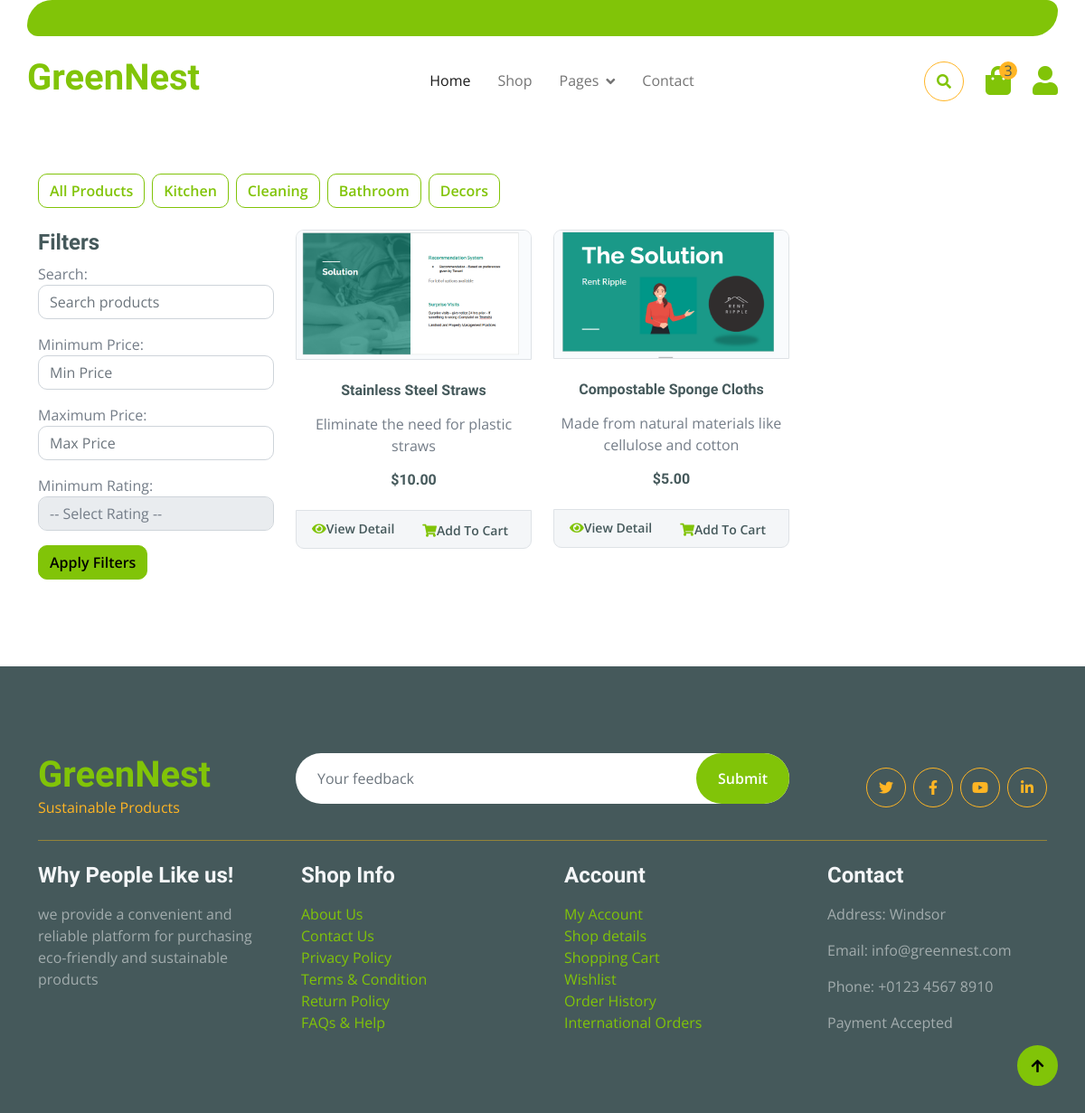
/shop/, run on an earlier commit of the app's database.
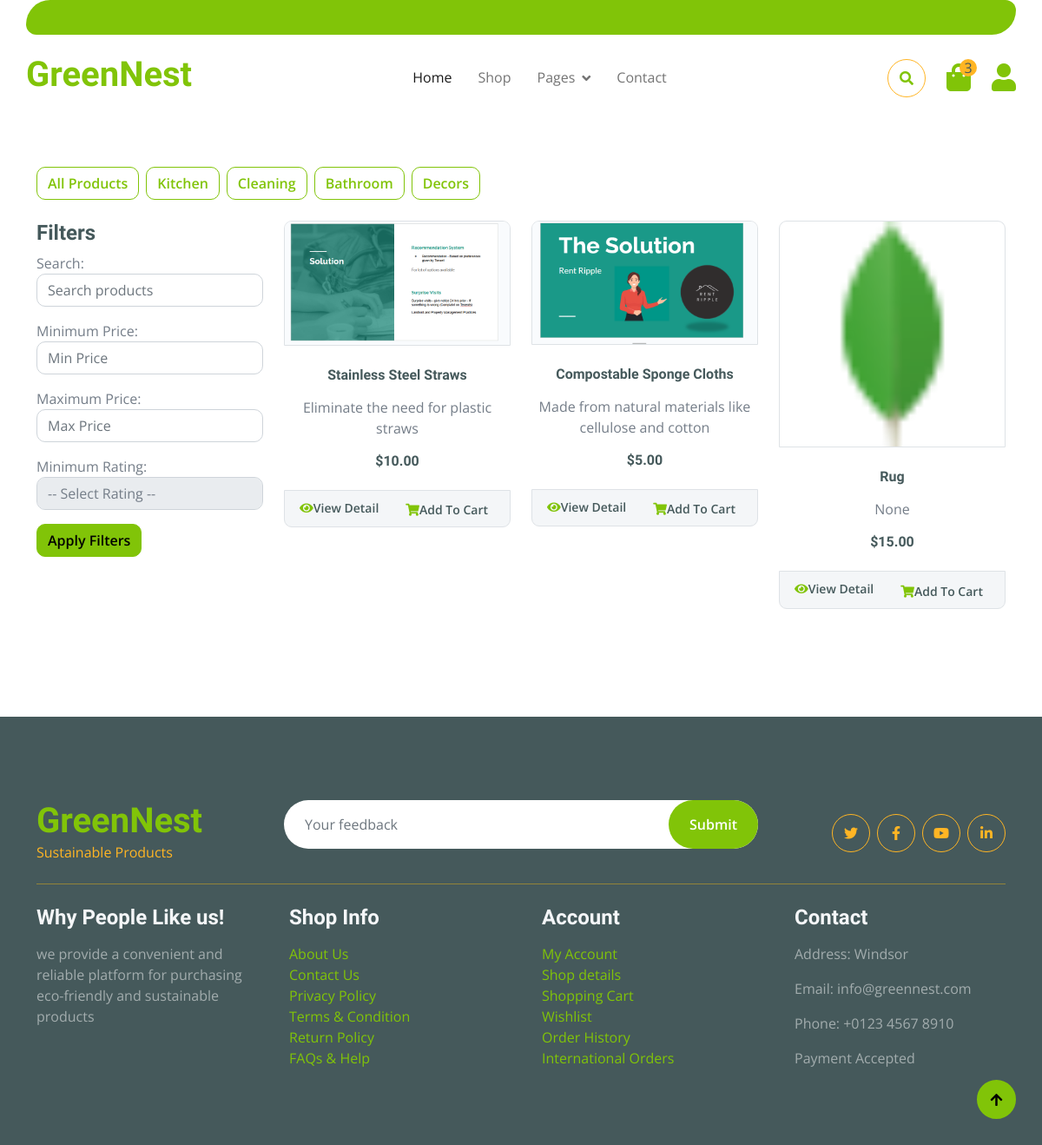
And on a later commit of the database.
### landingPage/models.py (models this page shows, shortened)
class Category(models.Model):
    name = models.CharField(max_length=100)

class Product(models.Model):
    name = models.CharField(max_length=255)
    description = models.TextField(default='')
    price = models.DecimalField(max_digits=10, decimal_places=2)
    category = models.ForeignKey(Category, on_delete=models.CASCADE, related_name='products', default=1)
    stock = models.PositiveIntegerField(default=100)
    image = models.ImageField(upload_to='products/images/')
    brand = models.CharField(max_length=255, default='')
    date_added = models.DateTimeField(default=timezone.now)
    last_updated = models.DateTimeField(auto_now=True)
    discount_price = models.DecimalField(max_digits=10, decimal_places=2, null=True, blank=True)
    expiration_date = models.DateField(default=one_year_from_today)
    rating = models.PositiveIntegerField(validators=[validate_rating], null=True, blank=True)

### landingPage/views.py (the view)
# urls.py: path('shop/', views.shop, name='shop'),
def shop(request):
    categories = Category.objects.all()
    products = Product.objects.all()
    search_query = request.GET.get('search')
    min_price = request.GET.get('min_price')
    max_price = request.GET.get('max_price')
    rating_query = request.GET.get('rating')
    if search_query:
        products = products.filter(name__icontains=search_query) | products.filter(description__contains=search_query)
    if min_price:
        products = products.filter(price__gte=min_price)
    if max_price:
        products = products.filter(price__lte=max_price)
    if rating_query:
        products = products.filter(rating__gte=rating_query)
    context = {
        'categories': categories,
        'products': products,
        'category_id': None
    }
    return render(request, 'landingPage/shop.html', context)

### landingPage/templates/landingPage/shop.html (shortened to what this page needs)
{% extends 'landingPage/base.html' %}
{% load static %}
{% block content %}
<div class="container-fluid py-5 mb-5 hero-header">
</div>
<div class="container-fluid py-5">
    <div class="container">
        <div class="row">
            <div class="col-lg-12 mb-3">
                <div class="d-flex justify-content-start flex-wrap">
                    <a href="{% url 'landingPage:shop' %}" class="btn btn-outline-primary me-2 mb-2">All Products</a>
                    {% for category in categories %}
                    <a href="{% url 'landingPage:category_products' category.id %}" class="btn btn-outline-primary me-2 mb-2">{{ category.name }}</a>
                    {% endfor %}
                </div>
            </div>
            <div class="col-lg-3">
                <h4>Filters</h4>
                <form method="GET" action="{% url 'landingPage:shop' %}">
                    <div class="mb-3">
                        <label for="search">Search:</label>
                        <input type="text" id="search" name="search" class="form-control" placeholder="Search products">
                    </div>
                    <div class="mb-3">
                        <label for="min_price">Minimum Price:</label>
                        <input type="number" id="min_price" name="min_price" class="form-control" placeholder="Min Price">
                    </div>
                    <div class="mb-3">
                        <label for="max_price">Maximum Price:</label>
                        <input type="number" id="max_price" name="max_price" class="form-control" placeholder="Max Price">
                    </div>
                    <div class="mb-3">
                        <label for="rating">Minimum Rating:</label>
                        <select id="rating" name="rating" class="form-control">
                            <option value="">-- Select Rating --</option>
                        </select>
                    </div>
                    <button type="submit" class="btn btn-primary">Apply Filters</button>
                </form>
            </div>
            <div class="col-lg-9">
                <div class="row">
                    {% for product in products %}
                    <div class="col-lg-4 col-md-6 col-sm-6 pb-1">
                        <div class="card product-item border-0 mb-4">
                            <div class="card-header product-img position-relative overflow-hidden bg-transparent border p-0">
                                <img class="img-fluid w-100" src="{{ product.image.url }}" alt="{{ product.name }}">
                            </div>
                            <div class="card-body border-left border-right text-center p-0 pt-4 pb-3">
                                <h6 class="text-truncate mb-3">{{ product.name }}</h6>
                                <p>{{ product.description }}</p>
                                <div class="d-flex justify-content-center">
                                    <h6>${{ product.price }}</h6>
                                </div>
                            </div>
                            <div class="card-footer d-flex justify-content-between bg-light border">
                                <a href="{% url 'landingPage:product_detail' product.id %}" class="btn btn-sm text-dark p-0"><i class="fas fa-eye text-primary mr-1"></i>View Detail</a>
                                <form action="{% url 'landingPage:add_to_cart' product.id %}" method="post" class="me-2">
                                    <button type="submit" class="btn btn-sm text-dark p-0"><i class="fas fa-shopping-cart text-primary mr-1"></i>Add To Cart</button>
                                </form>
                            </div>
                        </div>
                    </div>
                    {% endfor %}
                </div>
            </div>
        </div>
    </div>
</div>
{% endblock %}

What changed in the data, as far as the page shows it:
added Product: image (picture), name "Rug", description "None", price "15.00"
